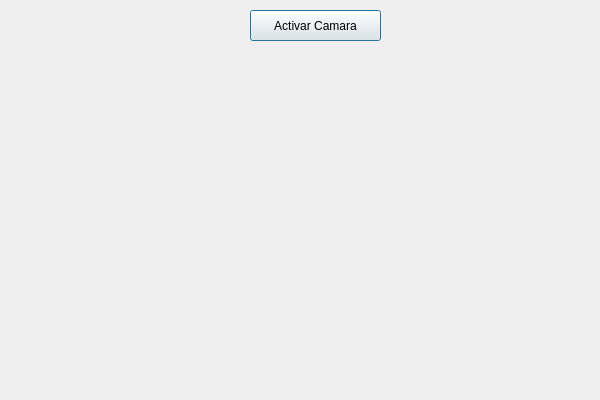
<?xml version="1.0" encoding="UTF-8"?>
<ui version="4.0">
 <class>dlgDemo31</class>
 <widget class="QDialog" name="dlgDemo31">
  <property name="geometry">
   <rect>
    <x>0</x>
    <y>0</y>
    <width>600</width>
    <height>400</height>
   </rect>
  </property>
  <property name="windowTitle">
   <string>Predecir Pelos de varias Personas en un Video en Tiempo Real</string>
  </property>
  <widget class="QLabel" name="lblVideo">
   <property name="geometry">
    <rect>
     <x>30</x>
     <y>60</y>
     <width>541</width>
     <height>301</height>
    </rect>
   </property>
   <property name="text">
    <string/>
   </property>
   <property name="scaledContents">
    <bool>true</bool>
   </property>
  </widget>
  <widget class="QPushButton" name="btnActivarCamara">
   <property name="geometry">
    <rect>
     <x>250</x>
     <y>10</y>
     <width>131</width>
     <height>31</height>
    </rect>
   </property>
   <property name="text">
    <string>Activar Camara</string>
   </property>
  </widget>
 </widget>
 <resources/>
 <connections/>
</ui>
